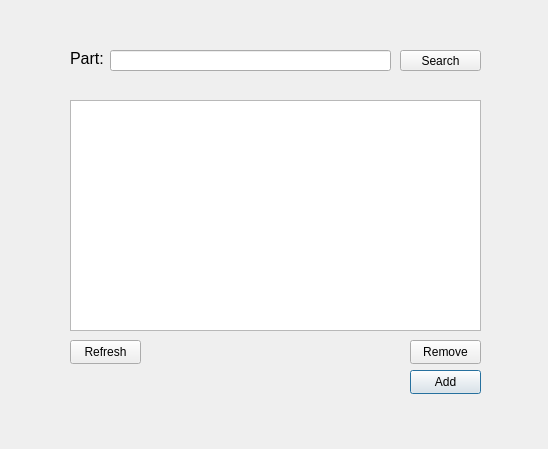
<?xml version="1.0" encoding="UTF-8"?>
<ui version="4.0">
 <class>Storage</class>
 <widget class="QDialog" name="Storage">
  <property name="geometry">
   <rect>
    <x>0</x>
    <y>0</y>
    <width>548</width>
    <height>449</height>
   </rect>
  </property>
  <property name="windowTitle">
   <string>Dialog</string>
  </property>
  <widget class="QPushButton" name="addBtn">
   <property name="geometry">
    <rect>
     <x>410</x>
     <y>370</y>
     <width>71</width>
     <height>24</height>
    </rect>
   </property>
   <property name="text">
    <string>Add</string>
   </property>
  </widget>
  <widget class="QLineEdit" name="input">
   <property name="geometry">
    <rect>
     <x>110</x>
     <y>50</y>
     <width>281</width>
     <height>21</height>
    </rect>
   </property>
  </widget>
  <widget class="QTableView" name="tableView">
   <property name="geometry">
    <rect>
     <x>70</x>
     <y>100</y>
     <width>411</width>
     <height>231</height>
    </rect>
   </property>
   <attribute name="horizontalHeaderCascadingSectionResizes">
    <bool>true</bool>
   </attribute>
   <attribute name="horizontalHeaderShowSortIndicator" stdset="0">
    <bool>true</bool>
   </attribute>
   <attribute name="horizontalHeaderStretchLastSection">
    <bool>true</bool>
   </attribute>
  </widget>
  <widget class="QLabel" name="label">
   <property name="geometry">
    <rect>
     <x>70</x>
     <y>50</y>
     <width>41</width>
     <height>16</height>
    </rect>
   </property>
   <property name="font">
    <font>
     <pointsize>12</pointsize>
    </font>
   </property>
   <property name="text">
    <string>Part: </string>
   </property>
  </widget>
  <widget class="QPushButton" name="refreshBtn">
   <property name="geometry">
    <rect>
     <x>70</x>
     <y>340</y>
     <width>71</width>
     <height>24</height>
    </rect>
   </property>
   <property name="text">
    <string>Refresh</string>
   </property>
  </widget>
  <widget class="QPushButton" name="removeBtn">
   <property name="geometry">
    <rect>
     <x>410</x>
     <y>340</y>
     <width>71</width>
     <height>24</height>
    </rect>
   </property>
   <property name="text">
    <string>Remove</string>
   </property>
  </widget>
  <widget class="QPushButton" name="searchBtn">
   <property name="geometry">
    <rect>
     <x>400</x>
     <y>50</y>
     <width>81</width>
     <height>21</height>
    </rect>
   </property>
   <property name="text">
    <string>Search</string>
   </property>
  </widget>
 </widget>
 <resources/>
 <connections/>
</ui>
